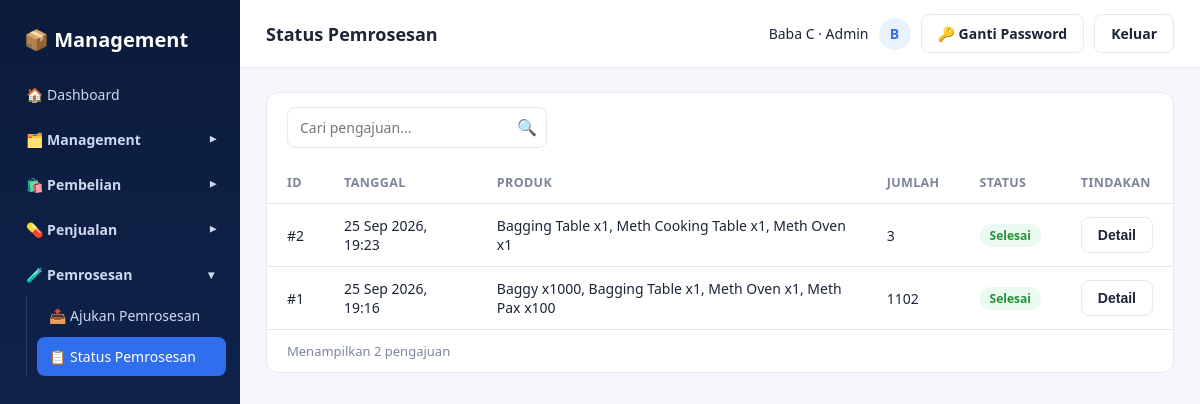
The app's page /pemrosesan/status_pemrosesan.php (signed in) with its own data.
### tables this page shows
CREATE TABLE `pemrosesan` (
  `id` int(11) NOT NULL,
  `user_id` int(11) NOT NULL COMMENT 'Yang mengajukan pemrosesan',
  `catatan` varchar(255) DEFAULT NULL,
  `status` enum('menunggu','diacc','dilaporkan','selesai','ditolak','dibatalkan') NOT NULL DEFAULT 'menunggu',
  `acc_by` int(11) DEFAULT NULL,
  `acc_at` timestamp NULL DEFAULT NULL,
  `hasil_uang` decimal(14,2) DEFAULT NULL COMMENT 'Uang hasil pemrosesan, diisi pengaju',
  `bukti_link` varchar(500) DEFAULT NULL COMMENT 'Link bukti (Discord/apapun yang online), diisi pengaju',
  `lapor_at` timestamp NULL DEFAULT NULL,
  `selesai_by` int(11) DEFAULT NULL,
  `selesai_at` timestamp NULL DEFAULT NULL,
  `created_at` timestamp NOT NULL DEFAULT CURRENT_TIMESTAMP,
  `updated_at` timestamp NOT NULL DEFAULT CURRENT_TIMESTAMP ON UPDATE CURRENT_TIMESTAMP
);

### includes/auth.php (called while the page is built, shortened)
<?php
function current_user() {
    return [
        'id'        => $_SESSION['user_id'] ?? null,
        'username'  => $_SESSION['username'] ?? null,
        'full_name' => $_SESSION['full_name'] ?? null,
        'role'      => $_SESSION['role'] ?? null,
    ];
}
function status_label($status) {
    switch ($status) {
        case 'selesai':    return 'Selesai';
    }
}
function e($str) {
    return htmlspecialchars($str ?? '', ENT_QUOTES, 'UTF-8');
}

### pemrosesan/status_pemrosesan.php (the view, shortened to what this page needs)
<?php
require_once __DIR__ . '/../includes/auth.php';
$uid = (int)current_user()['id'];
$stmt = mysqli_prepare($conn, "SELECT j.*,
               (SELECT GROUP_CONCAT(CONCAT(i.nama_produk, ' x', i.qty) SEPARATOR ', ') FROM pemrosesan_item i WHERE i.pemrosesan_id = j.id) AS ringkasan,
               (SELECT COALESCE(SUM(i.qty),0) FROM pemrosesan_item i WHERE i.pemrosesan_id = j.id) AS total_qty
        FROM pemrosesan j WHERE j.user_id = ? ORDER BY j.created_at DESC, j.id DESC");
mysqli_stmt_bind_param($stmt, 'i', $uid);
mysqli_stmt_execute($stmt);
$res = mysqli_stmt_get_result($stmt);
$list = [];
while ($row = mysqli_fetch_assoc($res)) $list[] = $row;
$itemsBy = [];
$hasilItemsBy = [];
if ($list) {
    $ids = implode(',', array_map('intval', array_column($list, 'id')));
    $ri = mysqli_query($conn, "SELECT * FROM pemrosesan_item WHERE pemrosesan_id IN ($ids) ORDER BY id ASC");
    while ($it = mysqli_fetch_assoc($ri)) $itemsBy[(int)$it['pemrosesan_id']][] = $it;
    $rh = mysqli_query($conn, "SELECT * FROM pemrosesan_hasil_item WHERE pemrosesan_id IN ($ids) ORDER BY id ASC");
    while ($it = mysqli_fetch_assoc($rh)) $hasilItemsBy[(int)$it['pemrosesan_id']][] = $it;
}
include __DIR__ . '/../includes/header.php';
?>
<div class="panel">
    <div class="panel-toolbar">
        <div class="search-box">
            <input type="text" placeholder="Cari pengajuan..." data-table-search="#statusPemrosesanTable">
            <span class="icon">🔍</span>
        </div>
    </div>
    <table class="data-table" id="statusPemrosesanTable">
        <thead>
            <tr>
                <th>ID</th>
                <th>Tanggal</th>
                <th>Produk</th>
                <th>Jumlah</th>
                <th>Status</th>
                <th>Tindakan</th>
            </tr>
        </thead>
        <tbody>
            <?php if (empty($list)): ?>
                <tr>
                    <td colspan="6" style="text-align:center; color:var(--text-muted);">
                        Kamu belum punya pengajuan pemrosesan. <a href="ajukan_pemrosesan.php">Ajukan Pemrosesan</a>
                    </td>
                </tr>
            <?php else: foreach ($list as $o):
                $detail = [
                    'id'         => (int)$o['id'],
                    'tanggal'    => date('d M Y, H:i', strtotime($o['created_at'])),
                    'items'      => array_map(function ($it) {
                        return [
                            'nama' => $it['nama_produk'],
                            'qty'  => (int)$it['qty'],
                        ];
                    }, $itemsBy[(int)$o['id']] ?? []),
                    'catatan'    => $o['catatan'] ?: '',
                    'status'     => $o['status'],
                    'status_label' => status_label($o['status']),
                    'hasil_items' => array_map(function ($it) {
                        return [
                            'nama' => $it['nama_produk'],
                            'qty'  => (int)$it['qty'],
                        ];
                    }, $hasilItemsBy[(int)$o['id']] ?? []),
                    'bukti_link' => $o['bukti_link'] ?: '',
                    'lapor_at'   => $o['lapor_at'] ? date('d M Y, H:i', strtotime($o['lapor_at'])) : '',
                ];
            ?>
                <tr>
                    <td>#<?= (int)$o['id'] ?></td>
                    <td><?= e(date('d M Y, H:i', strtotime($o['created_at']))) ?></td>
                    <td><?= e($o['ringkasan'] ?? '-') ?></td>
                    <td><?= (int)$o['total_qty'] ?></td>
                    <td><span class="badge badge-<?= e($o['status']) ?>"><?= e(status_label($o['status'])) ?></span></td>
                    <td>
                        <button type="button" class="btn btn-outline" data-pemrosesan-user-detail="<?= e(json_encode($detail, JSON_UNESCAPED_UNICODE)) ?>">Detail</button>
                    </td>
                </tr>
            <?php endforeach; endif; ?>
        </tbody>
    </table>
    <div class="table-footer">Menampilkan <?= count($list) ?> pengajuan</div>
</div>
<?php include __DIR__ . '/../includes/footer.php'; ?>

### assets/css/style.css (style rules this page uses)
:root { --navy-900: #0b1b3a; --navy-800: #122a5c; --blue-600: #2f6fed; --blue-50: #eaf1ff; --green-600: #2fb344; --green-700: #259238; --red-600: #e5484d; --text-main: #1c2536; --text-muted: #7c8698; --border: #e6e9f0; --bg-app: #f4f6fb; --white: #ffffff; --radius: 12px; }
* { box-sizing: border-box; }
body { margin: 0; font-family: 'Segoe UI', Roboto, Helvetica, Arial, sans-serif; background: var(--bg-app); color: var(--text-main); }
.panel { background: var(--white); border: 1px solid var(--border); border-radius: var(--radius); margin-bottom: 20px; }
.panel-toolbar { padding: 14px 20px; display: flex; align-items: center; justify-content: space-between; gap: 12px; flex-wrap: wrap; }
.search-box { position: relative; width: 260px; max-width: 100%; }
.search-box input { width: 100%; padding: 9px 34px 9px 12px; border: 1px solid var(--border); border-radius: 8px; font-size: 14px; }
.search-box .icon { position: absolute; right: 10px; top: 9px; color: var(--text-muted); }
.btn { display: inline-flex; align-items: center; gap: 6px; padding: 9px 16px; border-radius: 8px; border: none; font-size: 14px; font-weight: 600; cursor: pointer; }
.btn-outline { background: #fff; border: 1px solid var(--border); color: var(--text-main); }
table.data-table { width: 100%; border-collapse: collapse; }
table.data-table th, table.data-table td { padding: 12px 20px; text-align: left; font-size: 14px; border-bottom: 1px solid var(--border); }
table.data-table th { color: var(--text-muted); font-weight: 600; font-size: 12.5px; text-transform: uppercase; letter-spacing: 0.03em; }
.table-footer { padding: 12px 20px; font-size: 13px; color: var(--text-muted); }
.badge { display: inline-block; padding: 3px 10px; border-radius: 999px; font-size: 12px; font-weight: 600; }
.badge-selesai { background: #eafaf0; color: var(--green-700); }
input[type=text], input[type=number], input[type=password], input[type=tel], select { padding: 10px 12px; border: 1px solid var(--border); border-radius: 8px; font-size: 14px; width: 100%; font-family: inherit; }

### records on screen
pemrosesan: id "2", created_at "25 Sep 2026, 19:23", ringkasan "Bagging Table x1, Meth Cooking Table x1, Meth Oven x1", total_qty "3", status "Selesai"
pemrosesan: id "1", created_at "25 Sep 2026, 19:16", ringkasan "Baggy x1000, Bagging Table x1, Meth Oven x1, Meth Pax x100", total_qty "1102", status "Selesai"

### other values on screen
$page_header "Status Pemrosesan"
$me['full_name'] "Baba C"
role_label($me['role']) "Admin"
substr($me['full_name'] ?? '?', 0, 1) "B"
count($list) "2"
